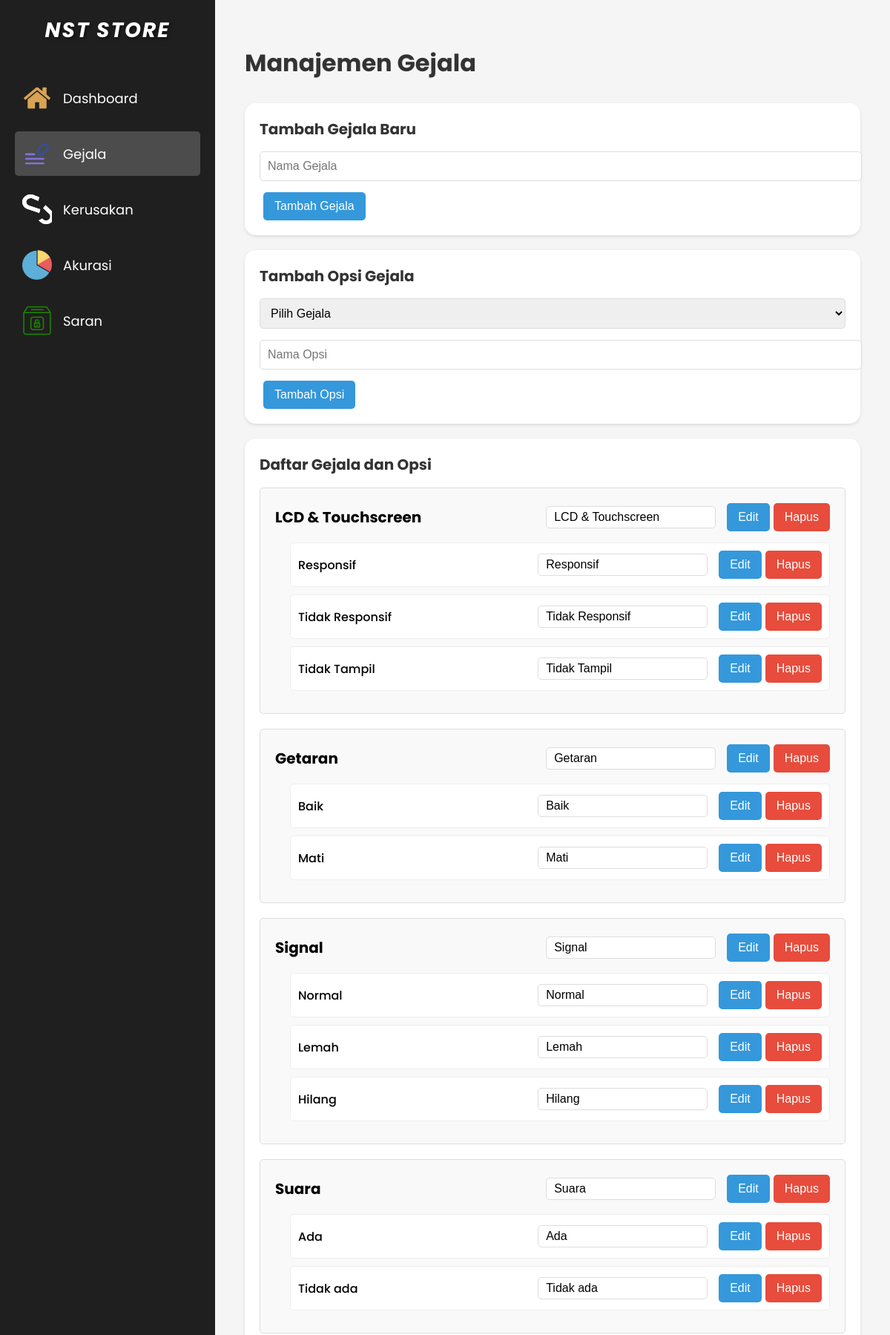
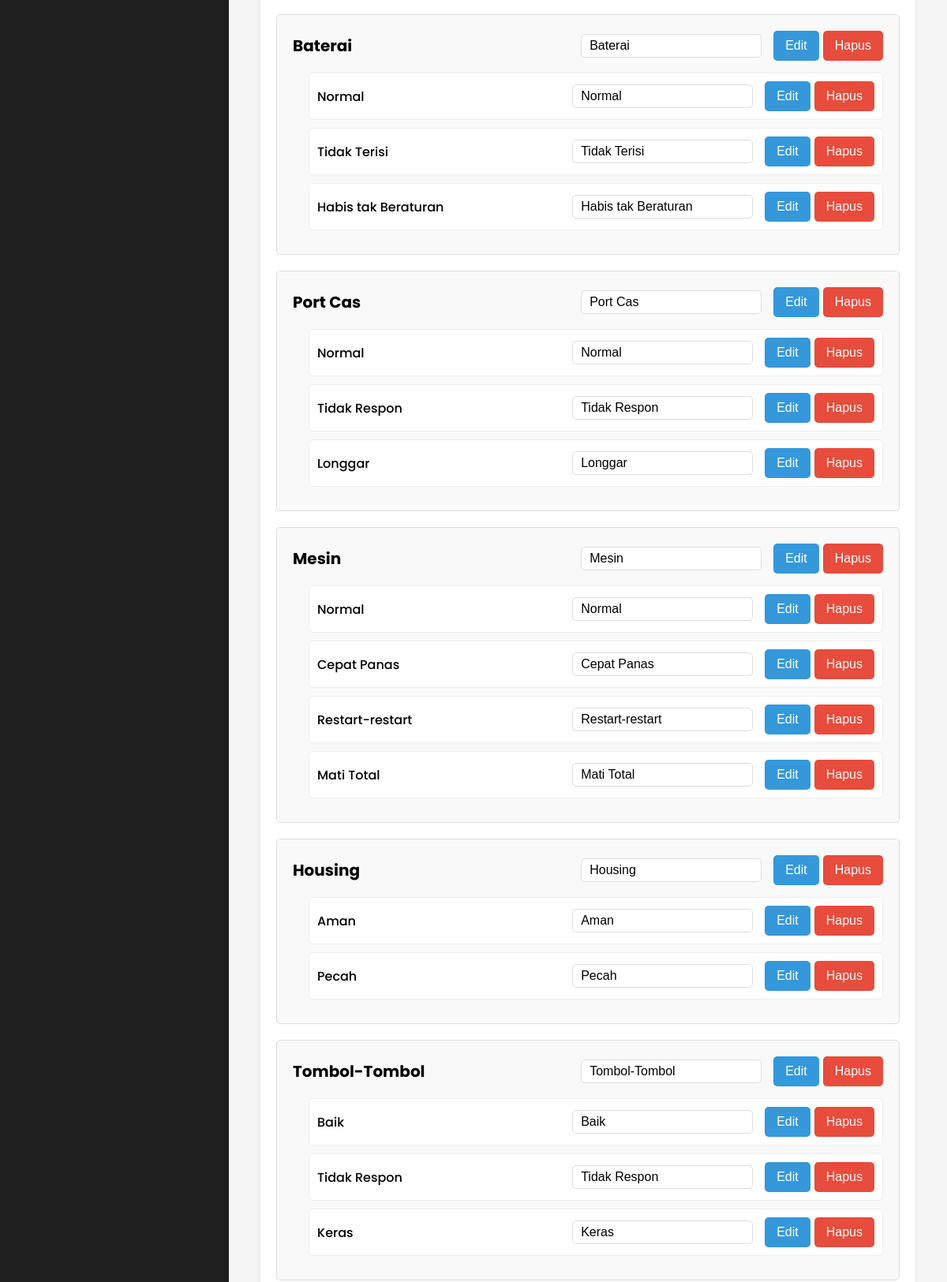
The app's page /gejala.php (signed in, upper part) with its own data (2 pictures, top to bottom).
### tables this page shows
CREATE TABLE `gejala` (
  `id_gejala` int(11) NOT NULL,
  `nama_gejala` varchar(100) NOT NULL
);

CREATE TABLE `opsi_gejala` (
  `id_opsi` int(11) NOT NULL,
  `id_gejala` int(11) DEFAULT NULL,
  `nama_opsi` varchar(255) DEFAULT NULL
);

### gejala.php (the view, shortened to what this page needs)
<?php
include 'config.php';
?>
<!DOCTYPE html>
<html lang="en">
<head>
</head>
<body>
    <aside class="sidebar">
        <div>
            <div class="logo">NST STORE</div>
            <nav>
                <ul>
                    <li><a href="dashboard_admin.php"><i class="icon-dashboard"></i> Dashboard</a></li>
                    <li class="active"><a href="gejala.php"><i class="icon-gejala"></i> Gejala</a></li>
                    <li><a href="kerusakan.php"><i class="icon-kerusakan"></i> Kerusakan</a></li>
                    <li><a href="test_accuracy.php"><i class="icon-akurasi"></i> Akurasi</a></li>
                    <li><a href="saran.php"><i class="icon-saran"></i> Saran</a></li>
                </ul>
            </nav>
        </div>
    </aside>
    <div class="main-content">
        <h1>Manajemen Gejala</h1>
        <div class="card">
            <div class="card-header">Tambah Gejala Baru</div>
            <div class="card-body">
                <form method="post">
                    <div class="form-group">
                        <input type="text" name="nama_gejala" required placeholder="Nama Gejala">
                    </div>
                    <button type="submit" name="tambah_gejala">Tambah Gejala</button>
                </form>
            </div>
        </div>
        <div class="card">
            <div class="card-header">Tambah Opsi Gejala</div>
            <div class="card-body">
                <form method="post">
                    <div class="form-group">
                        <select name="id_gejala" required>
                            <option value="">Pilih Gejala</option>
                        </select>
                    </div>
                    <div class="form-group">
                        <input type="text" name="nama_opsi" required placeholder="Nama Opsi">
                    </div>
                    <button type="submit" name="tambah_opsi">Tambah Opsi</button>
                </form>
            </div>
        </div>
        <div class="card">
    <div class="card-header">Daftar Gejala dan Opsi</div>
    <div class="card-body">
        <ul class="gejala-list">
            <?php
            $sql = "SELECT * FROM gejala";
            $result = $conn->query($sql);
            while ($row = $result->fetch_assoc()) {
                echo "<li class='gejala-item'>";
                echo "<div class='gejala-header'>";
                echo "<h3>{$row['nama_gejala']}</h3>";
                echo "<div class='gejala-actions'>";
                echo "<form method='post' class='edit-form'>";
                echo "<input type='text' name='nama_gejala' value='{$row['nama_gejala']}' required>";
                echo "<button type='submit' name='edit_gejala'>Edit</button>";
                echo "<button type='submit' name='hapus_gejala' class='delete-btn'>Hapus</button>";
                echo "</form>";
                echo "</div>";
                echo "</div>";
                $sql_opsi = "SELECT * FROM opsi_gejala WHERE id_gejala = {$row['id_gejala']}";
                $result_opsi = $conn->query($sql_opsi);
                echo "<ul class='opsi-list'>";
                while ($opsi = $result_opsi->fetch_assoc()) {
                    echo "<li class='opsi-item'>";
                    echo "<span class='opsi-name'>{$opsi['nama_opsi']}</span>";
                    echo "<div class='opsi-actions'>";
                    echo "<form method='post' class='edit-form'>";
                    echo "<input type='text' name='nama_opsi' value='{$opsi['nama_opsi']}' required>";
                    echo "<button type='submit' name='edit_opsi'>Edit</button>";
                    echo "<button type='submit' name='hapus_opsi' class='delete-btn'>Hapus</button>";
                    echo "</form>";
                    echo "</div>";
                    echo "</li>";
                }
                echo "</ul>";
                echo "</li>";
            }
            ?>
        </ul>
    </div>
</div>
    </div>
</body>
</html>

### gejala.php (style rules this page uses)
body { font-family: 'Poppins', sans-serif; margin: 0; padding: 0; background-color: #f5f5f5; display: flex; height: 100vh; }
.sidebar { width: 250px; background-color: #1F1F1F; color: #FFFFFF; padding: 20px; display: flex; flex-direction: column; justify-content: space-between; }
.logo { font-size: 28px; font-weight: bold; font-style: italic; margin-bottom: 40px; text-align: center; color: #FFFFFF; text-shadow: 2px 2px 4px rgba(0,0,0,0.5); letter-spacing: 2px; }
nav ul { list-style-type: none; padding: 0; margin: 0; }
nav ul li { margin-bottom: 15px; }
nav ul li a { color: #FFFFFF; text-decoration: none; font-size: 18px; display: flex; align-items: center; padding: 10px; }
nav ul li.active a { background-color: rgba(255, 255, 255, 0.2); border-radius: 5px; }
.main-content { flex-grow: 1; padding: 40px; overflow-y: auto; }
h1 { font-size: 32px; margin-bottom: 30px; color: #333; }
.card { background-color: #FFFFFF; border-radius: 15px; padding: 20px; box-shadow: 0 2px 4px rgba(0, 0, 0, 0.1); margin-bottom: 20px; }
.card-header { font-size: 20px; font-weight: bold; margin-bottom: 15px; color: #333; }
.form-group { margin-bottom: 15px; }
input[type="text"], select { width: 100%; padding: 10px; border: 1px solid #ddd; border-radius: 5px; font-size: 16px; }
button { background-color: #3498db; color: #FFFFFF; border: none; padding: 10px 15px; font-size: 16px; border-radius: 5px; cursor: pointer; }
.gejala-list { list-style-type: none; padding: 0; }
.gejala-item { background-color: #f9f9f9; border: 1px solid #ddd; padding: 20px; margin-bottom: 20px; border-radius: 5px; }
.gejala-header { display: flex; justify-content: space-between; align-items: center; margin-bottom: 15px; }
.gejala-header h3 { margin: 0; font-size: 20px; }
.gejala-actions { display: flex; align-items: center; }
.opsi-list { list-style-type: none; padding-left: 20px; margin-top: 15px; }
.opsi-item { display: flex; justify-content: space-between; align-items: center; margin-bottom: 10px; padding: 10px; background-color: #fff; border: 1px solid #eee; border-radius: 5px; }
.opsi-name { font-weight: 500; }
.opsi-actions { display: flex; align-items: center; }
.edit-form { display: flex; align-items: center; }
.edit-form input[type="text"] { margin-right: 10px; padding: 5px 10px; }
button { margin-left: 5px; }
.delete-btn { background-color: #e74c3c; }
.icon-dashboard, .icon-gejala, .icon-kerusakan, .icon-saran, .icon-akurasi, .icon-logout { width: 40px; height: 40px; background-size: cover; margin-right: 15px; }
.icon-dashboard { background-image: url('assets/home.png'); }
.icon-gejala { background-image: url('assets/edit.png'); }
.icon-kerusakan { background-image: url('assets/container_x2.svg'); }
.icon-akurasi { background-image: url('assets/pie-chart.png'); }
.icon-saran { background-image: url('assets/ballot_box.png'); }

### records on screen
gejala: nama_gejala "LCD & Touchscreen"
opsi_gejala: nama_opsi "Responsif"
opsi_gejala: nama_opsi "Tidak Responsif"
opsi_gejala: nama_opsi "Tidak Tampil"
gejala: nama_gejala "Getaran"
opsi_gejala: nama_opsi "Baik"
opsi_gejala: nama_opsi "Mati"
gejala: nama_gejala "Signal"
opsi_gejala: nama_opsi "Normal"
opsi_gejala: nama_opsi "Lemah"
opsi_gejala: nama_opsi "Hilang"
gejala: nama_gejala "Suara"
opsi_gejala: nama_opsi "Ada"
opsi_gejala: nama_opsi "Tidak ada"
gejala: nama_gejala "Baterai"
opsi_gejala: nama_opsi "Normal"
opsi_gejala: nama_opsi "Tidak Terisi"
opsi_gejala: nama_opsi "Habis tak Beraturan"
gejala: nama_gejala "Port Cas"
opsi_gejala: nama_opsi "Normal"
opsi_gejala: nama_opsi "Tidak Respon"
opsi_gejala: nama_opsi "Longgar"
gejala: nama_gejala "Mesin"
opsi_gejala: nama_opsi "Normal"
opsi_gejala: nama_opsi "Cepat Panas"
opsi_gejala: nama_opsi "Restart-restart"
opsi_gejala: nama_opsi "Mati Total"
gejala: nama_gejala "Housing"
opsi_gejala: nama_opsi "Aman"
opsi_gejala: nama_opsi "Pecah"
gejala: nama_gejala "Tombol-Tombol"
opsi_gejala: nama_opsi "Baik"
opsi_gejala: nama_opsi "Tidak Respon"
opsi_gejala: nama_opsi "Keras"
